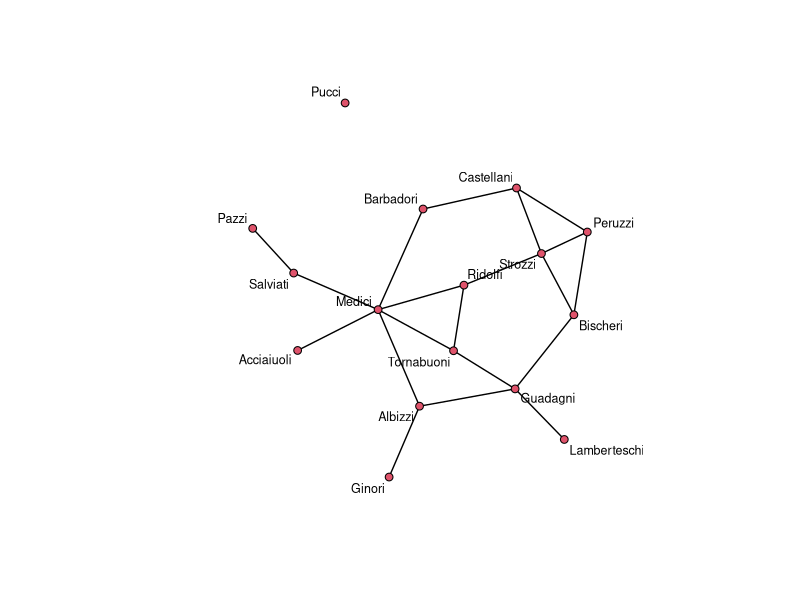

R code for this plot:
library(network)


### Name: flo
### Title: Florentine Wedding Data (Padgett)
### Aliases: flo
### Keywords: datasets

### ** Examples

data(flo)
nflo<-network(flo,directed=FALSE)    #Convert to network object form
all(nflo[,]==flo)                    #Trust, but verify
                                     #A fancy display:
plot(nflo,displaylabels=TRUE,boxed.labels=FALSE,label.cex=0.75)
